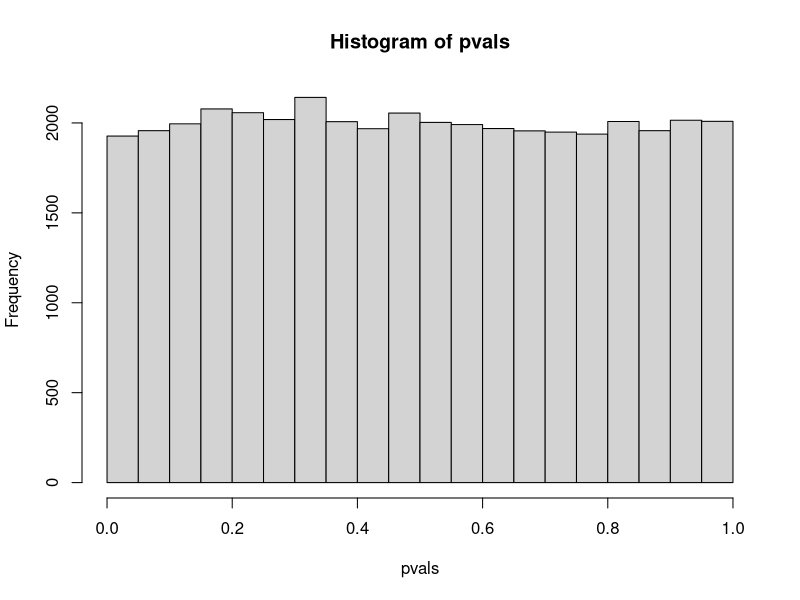
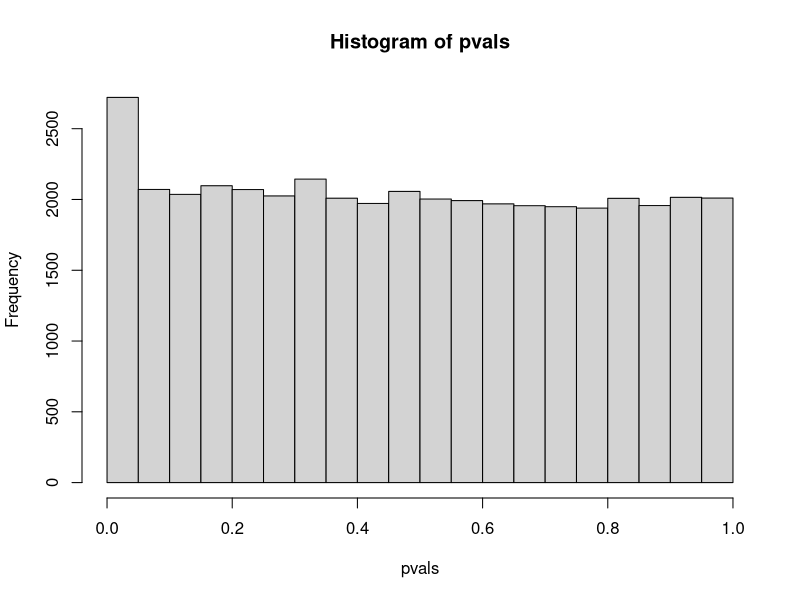
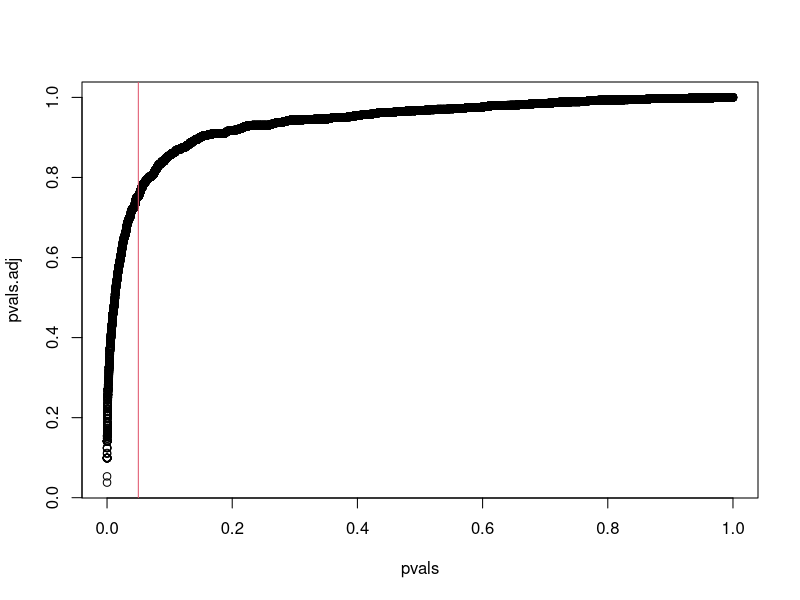

Here is the R script that generated these plots, in order:
## ---- chunk 1
knitr::opts_chunk$set(echo = TRUE)
## ---- chunk 2
Treatment <- rep(c("Treatment A", "Control"), 3)
X <- cbind(c(1,0,1,0,1,0), c(0,1,0, 1, 0, 1))
Treatment <- factor(Treatment, levels=c("Treatment A", "Control"))
model.matrix(~Treatment)
model.matrix(~Treatment -1)

Treatment <- rep(c("Treatment A", "No Treatment"), 4)
ER <- rep(c("+", "-"), c(4,4))

## ---- chunk 3
model.matrix(~Treatment + ER)
model.matrix(~Treatment * ER)
## ---- chunk 4
params <- c(3, 2, -4)
names(params) <- c("Intercept", "TreatA", "ER+")
noise <- 1
X <- model.matrix(~Treatment + ER)
Y <- X %*% params
errors <- rnorm(length(Y), 0, 1)
Y <- Y + errors
## ---- chunk 5
beta.pars <- solve(t(X) %*% X) %*% t(X) %*% Y
## ---- chunk 6
m <- lm(Y ~ Treatment + ER)
summary(m)
confint(m)
## ---- chunk 7

N <- 40000
R <- 10
X <- matrix(rnorm(N* R, 0, 1), nrow=N)
## ---- chunk 8
t.test(X[1,])$p.value
pvals <- apply(X, 1, function(y) t.test(y)$p.value)
## ---- chunk 9
sum(pvals<0.05)
## ---- chunk 10
hist(pvals)
## ---- chunk 11
df <- 1000
Y <- matrix(rnorm(df* R, 1, 1), nrow=df)
Z <- rbind(X, Y)
pvals <- apply(Z, 1, function(y) t.test(y)$p.value)
## ---- chunk 12
hist(pvals)
## ---- chunk 13
exp.sig<- (nrow(Z))*0.05
obs.sig <- sum(pvals<0.05)
FDR <- exp.sig / obs.sig
FDR
## ---- chunk 14
pvals.adj <- p.adjust(pvals, method="BH")
plot(pvals, pvals.adj)
abline(v=0.05, col=2)
